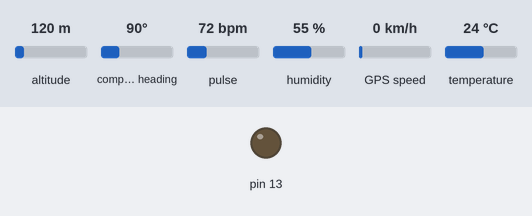
A sketch run on a simulated Arduino Uno, built with avr-gcc and run on an emulated ATmega328P. Parts: output pins drawn as LEDs (lit = HIGH). The test bench sets the inputs (shaded band); at power-on: altitude 120 m, compass heading 90°, pulse 72 bpm, humidity 55 %, GPS speed 0 km/h, temperature 24 °C. The GPS gets a fix after 3 s at 37.7749, -122.4194 with 8 satellites; what the sketch prints to the serial monitor is not drawn.

Above: at 0.1 s.
At 1.6 s:
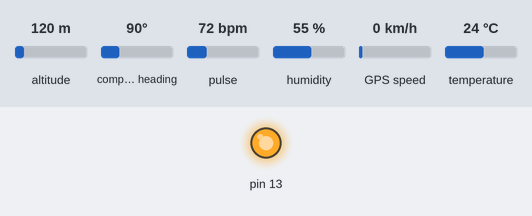
Timing chart, 0 to 3.1 s (numbered marks = the images above):
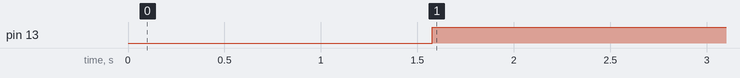

Measured:
- by itself, pin 13: LOW → HIGH at 1.6 s

The sketch:

Integrate.ino
```cpp
#define USE_ARDUINO_INTERRUPTS true    // Set-up low-level interrupts for most acurate BPM math.
#include <PulseSensorPlayground.h>

#include <TinyGPS.h>
TinyGPS gps;  //Creates a new instance of the TinyGPS object// Includes the PulseSensorPlayground Library.

#include <SimpleDHT.h>

// for DHT11,
//      VCC: 5V or 3V
//      GND: GND
//      DATA: 2
int pinDHT11 = 4;
SimpleDHT11 dht11(pinDHT11);

//  Variables
const int PulseWire = 0;       // PulseSensor PURPLE WIRE connected to ANALOG PIN 0
const int LED13 = 13;          // The on-board Arduino LED, close to PIN 13.
int Threshold = 550;           // Determine which Signal to "count as a beat" and which to ignore.
                               // Use the "Gettting Started Project" to fine-tune Threshold Value beyond default setting.
                               // Otherwise leave the default "550" value.
PulseSensorPlayground pulseSensor;  // Creates an instance of the PulseSensorPlayground object called "pulseSensor"


void setup() {

  // put your main code here, to run repeatedly:
  Serial.begin(9600);          // For Serial Monitor

  // Configure the PulseSensor object, by assigning our variables to it.
  pulseSensor.analogInput(PulseWire);
  pulseSensor.blinkOnPulse(LED13);       //auto-magically blink Arduino's LED with heartbeat.
  pulseSensor.setThreshold(Threshold);

  // Double-check the "pulseSensor" object was created and "began" seeing a signal.
   if (pulseSensor.begin()) {
    Serial.println("We created a pulseSensor Object !");  //This prints one time at Arduino power-up,  or on Arduino reset.
  }

  //GPS

  Serial.print("Simple TinyGPS library v. "); Serial.println(TinyGPS::library_version());
  Serial.println("Testing GPS");
  Serial.println();
}

void Temp()
{
  // start working...
    Serial.println("=================================");
  // read without samples.
  byte temperature = 0;
  byte humidity = 0;
  int err = SimpleDHTErrSuccess;
  if ((err = dht11.read(&temperature, &humidity, NULL)) != SimpleDHTErrSuccess) {
    Serial.print("Read DHT11 failed, err="); Serial.print(SimpleDHTErrCode(err));
    Serial.print(","); Serial.println(SimpleDHTErrDuration(err)); delay(1000);
    return;
  }

   Serial.print("Sample OK: ");
  Serial.print((int)temperature); Serial.print(" *C, ");
  Serial.print((int)humidity); Serial.println(" H");

  // DHT11 sampling rate is 1HZ.
  delay(1500);

  }

void Heart(){

    // Pulse

  int myBPM = pulseSensor.getBeatsPerMinute();  // Calls function on our pulseSensor object that returns BPM as an "int".
                                               // "myBPM" hold this BPM value now.


    if (pulseSensor.sawStartOfBeat()) {            // Constantly test to see if "a beat happened".
 Serial.println("♥  A HeartBeat Happened ! "); // If test is "true", print a message "a heartbeat happened".
 Serial.print("BPM: ");                        // Print phrase "BPM: "
 Serial.println(myBPM);                        // Print the value inside of myBPM.
}

  delay(20);                    // considered best practice in a simple sketch.

  }

void GPS()
{
      //   GPS

  bool newData = false;
  unsigned long chars;
  unsigned short sentences, failed;

  // For one second we parse GPS data and report some key values
  for (unsigned long start = millis(); millis() - start < 1000;)
  {
    while (Serial.available())
    {
      char c = Serial.read();
      //Serial.print(c);
      if (gps.encode(c))
        newData = true;
    }
  }

    if (newData)      //If newData is true
  {
    float flat, flon;
    unsigned long age;
    gps.f_get_position(&flat, &flon, &age);
    Serial.print("Latitude = ");
    Serial.print(flat == TinyGPS::GPS_INVALID_F_ANGLE ? 0.0 : flat, 6);
    Serial.print(" Longitude = ");
    Serial.print(flon == TinyGPS::GPS_INVALID_F_ANGLE ? 0.0 : flon, 6);

  }

  Serial.println(failed);
 // if (chars == 0)
   // Serial.println("** No characters received from GPS: check wiring **");


  }
void loop() {
  Temp();
  Heart();
  GPS();

    // PRINT

    // DHT11


    // Heart


    // GPS

}
```
